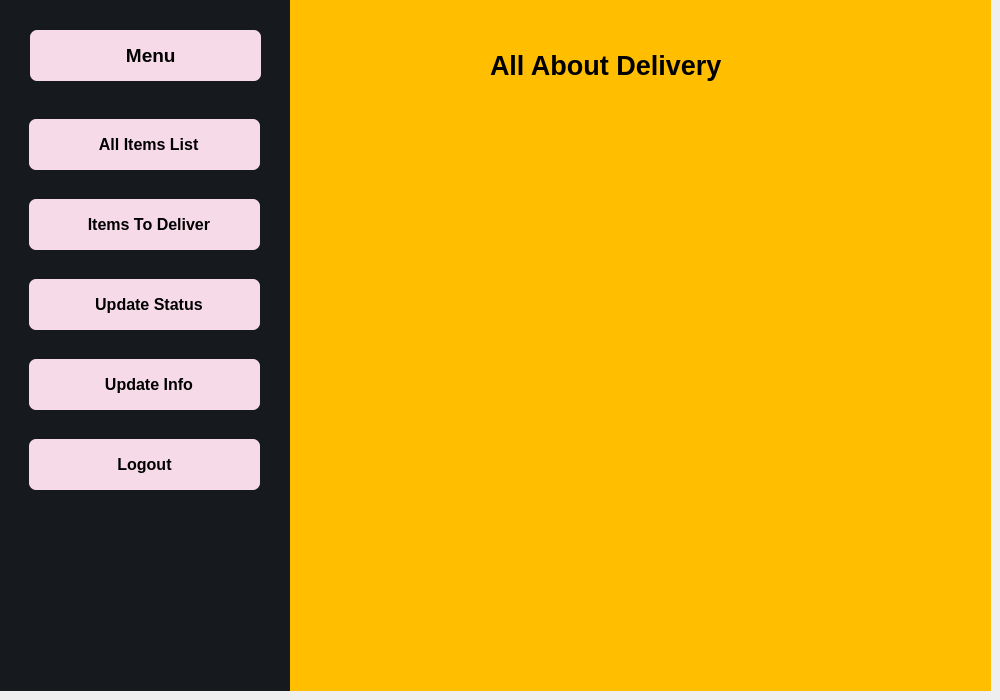
<?xml version="1.0" encoding="UTF-8"?>
<ui version="4.0">
 <class>DeliveryBoy</class>
 <widget class="QWidget" name="DeliveryBoy">
  <property name="geometry">
   <rect>
    <x>0</x>
    <y>0</y>
    <width>1000</width>
    <height>700</height>
   </rect>
  </property>
  <property name="windowTitle">
   <string>Form</string>
  </property>
  <widget class="QStackedWidget" name="DeliveryBoy_2">
   <property name="geometry">
    <rect>
     <x>-10</x>
     <y>-10</y>
     <width>1001</width>
     <height>701</height>
    </rect>
   </property>
   <property name="styleSheet">
    <string notr="true">background-color: rgb(85, 255, 0);</string>
   </property>
   <property name="currentIndex">
    <number>1</number>
   </property>
   <widget class="QWidget" name="DeliveryBoy_login">
    <property name="styleSheet">
     <string notr="true">background-color: rgb(255, 255, 127);</string>
    </property>
    <widget class="QPushButton" name="DeliveryBoy_signup_button_2">
     <property name="geometry">
      <rect>
       <x>380</x>
       <y>340</y>
       <width>151</width>
       <height>51</height>
      </rect>
     </property>
     <property name="font">
      <font>
       <pointsize>15</pointsize>
       <weight>75</weight>
       <bold>true</bold>
      </font>
     </property>
     <property name="styleSheet">
      <string notr="true">QPushButton#DeliveryBoy_signup_button{	
	background-color: qlineargradient(spread:pad, x1:0, y1:0.505682, x2:1, y2:0.477, stop:0 rgba(24, 24, 27, 219), stop:1 rgba(0, 0, 0, 226));
	color:rgba(255, 255, 255, 210);
	border-radius:5px;
}
QPushButton#DeliveryBoy_signup_button:hover{	
	background-color: qlineargradient(spread:pad, x1:0, y1:0.505682, x2:1, y2:0.477, stop:0 rgba(86, 86, 86, 219), stop:1 rgba(180, 180, 181, 226));
}
QPushButton#DeliveryBoy_signup_button:pressed{	
	padding-left:5px;
	padding-top:5px;
	background-color:rgba(105, 118, 132, 200);
}</string>
     </property>
     <property name="text">
      <string>LogIn</string>
     </property>
    </widget>
    <widget class="QLabel" name="DeliveryBoy_Heading_4">
     <property name="geometry">
      <rect>
       <x>330</x>
       <y>130</y>
       <width>271</width>
       <height>51</height>
      </rect>
     </property>
     <property name="font">
      <font>
       <pointsize>20</pointsize>
       <weight>75</weight>
       <bold>true</bold>
      </font>
     </property>
     <property name="text">
      <string>LogIn</string>
     </property>
     <property name="alignment">
      <set>Qt::AlignCenter</set>
     </property>
    </widget>
    <widget class="QLineEdit" name="DeliveryBoy_login_Input_Password">
     <property name="geometry">
      <rect>
       <x>340</x>
       <y>280</y>
       <width>251</width>
       <height>51</height>
      </rect>
     </property>
     <property name="font">
      <font>
       <pointsize>10</pointsize>
      </font>
     </property>
     <property name="styleSheet">
      <string notr="true">background-color: rgb(255, 255, 255);
border-radius: 10px</string>
     </property>
     <property name="echoMode">
      <enum>QLineEdit::Password</enum>
     </property>
     <property name="alignment">
      <set>Qt::AlignCenter</set>
     </property>
     <property name="placeholderText">
      <string>Password</string>
     </property>
    </widget>
    <widget class="QLineEdit" name="DeliveryBoy_login_Intput_UserName">
     <property name="geometry">
      <rect>
       <x>340</x>
       <y>210</y>
       <width>251</width>
       <height>51</height>
      </rect>
     </property>
     <property name="font">
      <font>
       <pointsize>10</pointsize>
      </font>
     </property>
     <property name="styleSheet">
      <string notr="true">background-color: rgb(255, 255, 255);
border-radius: 10px</string>
     </property>
     <property name="alignment">
      <set>Qt::AlignCenter</set>
     </property>
     <property name="placeholderText">
      <string>Email</string>
     </property>
    </widget>
    <widget class="QPushButton" name="BackToMenu_2">
     <property name="geometry">
      <rect>
       <x>170</x>
       <y>430</y>
       <width>93</width>
       <height>28</height>
      </rect>
     </property>
     <property name="styleSheet">
      <string notr="true">background-color: rgb(0, 0, 0);
color: rgb(255, 255, 255);</string>
     </property>
     <property name="text">
      <string>Back</string>
     </property>
    </widget>
    <widget class="QPushButton" name="DeliveryBoy_signup_button_3">
     <property name="geometry">
      <rect>
       <x>380</x>
       <y>390</y>
       <width>151</width>
       <height>51</height>
      </rect>
     </property>
     <property name="font">
      <font>
       <pointsize>15</pointsize>
       <weight>75</weight>
       <bold>true</bold>
      </font>
     </property>
     <property name="styleSheet">
      <string notr="true">QPushButton#DeliveryBoy_signup_button{	
	background-color: qlineargradient(spread:pad, x1:0, y1:0.505682, x2:1, y2:0.477, stop:0 rgba(24, 24, 27, 219), stop:1 rgba(0, 0, 0, 226));
	color:rgba(255, 255, 255, 210);
	border-radius:5px;
}
QPushButton#DeliveryBoy_signup_button:hover{	
	background-color: qlineargradient(spread:pad, x1:0, y1:0.505682, x2:1, y2:0.477, stop:0 rgba(86, 86, 86, 219), stop:1 rgba(180, 180, 181, 226));
}
QPushButton#DeliveryBoy_signup_button:pressed{	
	padding-left:5px;
	padding-top:5px;
	background-color:rgba(105, 118, 132, 200);
}</string>
     </property>
     <property name="text">
      <string>SignUp</string>
     </property>
    </widget>
   </widget>
   <widget class="QWidget" name="seller_menu">
    <widget class="QWidget" name="left_side" native="true">
     <property name="geometry">
      <rect>
       <x>0</x>
       <y>0</y>
       <width>301</width>
       <height>701</height>
      </rect>
     </property>
     <property name="styleSheet">
      <string notr="true">background-color: rgb(22, 25, 29);</string>
     </property>
     <widget class="QWidget" name="Menu" native="true">
      <property name="geometry">
       <rect>
        <x>10</x>
        <y>30</y>
        <width>271</width>
        <height>61</height>
       </rect>
      </property>
      <widget class="QPushButton" name="Menu_Button">
       <property name="geometry">
        <rect>
         <x>30</x>
         <y>10</y>
         <width>231</width>
         <height>51</height>
        </rect>
       </property>
       <property name="font">
        <font>
         <pointsize>14</pointsize>
         <weight>75</weight>
         <bold>true</bold>
        </font>
       </property>
       <property name="styleSheet">
        <string notr="true">QPushButton#Menu_Button{	
	border-radius:7px;
	background-color: rgb(246, 218, 232);
}

</string>
       </property>
       <property name="text">
        <string>  Menu</string>
       </property>
       <property name="icon">
        <iconset>
         <normaloff>../icons/home.svg</normaloff>../icons/home.svg</iconset>
       </property>
       <property name="iconSize">
        <size>
         <width>24</width>
         <height>24</height>
        </size>
       </property>
      </widget>
     </widget>
     <widget class="QWidget" name="Others" native="true">
      <property name="geometry">
       <rect>
        <x>19</x>
        <y>109</y>
        <width>261</width>
        <height>571</height>
       </rect>
      </property>
      <widget class="QPushButton" name="All_item_list">
       <property name="geometry">
        <rect>
         <x>20</x>
         <y>20</y>
         <width>231</width>
         <height>51</height>
        </rect>
       </property>
       <property name="font">
        <font>
         <pointsize>12</pointsize>
         <weight>75</weight>
         <bold>true</bold>
        </font>
       </property>
       <property name="styleSheet">
        <string notr="true">
	border-radius:7px;
background-color: rgb(246, 218, 232);
</string>
       </property>
       <property name="text">
        <string>  All Items List</string>
       </property>
       <property name="icon">
        <iconset>
         <normaloff>../icons/add-product.png</normaloff>../icons/add-product.png</iconset>
       </property>
       <property name="iconSize">
        <size>
         <width>26</width>
         <height>26</height>
        </size>
       </property>
      </widget>
      <widget class="QPushButton" name="Items_to_deliver">
       <property name="geometry">
        <rect>
         <x>20</x>
         <y>100</y>
         <width>231</width>
         <height>51</height>
        </rect>
       </property>
       <property name="font">
        <font>
         <pointsize>12</pointsize>
         <weight>75</weight>
         <bold>true</bold>
        </font>
       </property>
       <property name="styleSheet">
        <string notr="true">
	border-radius:7px;
	background-color: rgb(246, 218, 232);
</string>
       </property>
       <property name="text">
        <string>  Items To Deliver</string>
       </property>
       <property name="icon">
        <iconset>
         <normaloff>../icons/truck.svg</normaloff>../icons/truck.svg</iconset>
       </property>
       <property name="iconSize">
        <size>
         <width>24</width>
         <height>24</height>
        </size>
       </property>
      </widget>
      <widget class="QPushButton" name="Update_password">
       <property name="geometry">
        <rect>
         <x>20</x>
         <y>260</y>
         <width>231</width>
         <height>51</height>
        </rect>
       </property>
       <property name="font">
        <font>
         <pointsize>12</pointsize>
         <weight>75</weight>
         <bold>true</bold>
        </font>
       </property>
       <property name="styleSheet">
        <string notr="true">QPushButton#Update_password{	
	border-radius: 7px;
	background-color: rgb(246, 218, 232);
}</string>
       </property>
       <property name="text">
        <string>  Update Info</string>
       </property>
       <property name="icon">
        <iconset>
         <normaloff>../icons/settings.svg</normaloff>../icons/settings.svg</iconset>
       </property>
       <property name="iconSize">
        <size>
         <width>24</width>
         <height>24</height>
        </size>
       </property>
      </widget>
      <widget class="QPushButton" name="Items_to_deliver_2">
       <property name="geometry">
        <rect>
         <x>20</x>
         <y>180</y>
         <width>231</width>
         <height>51</height>
        </rect>
       </property>
       <property name="font">
        <font>
         <pointsize>12</pointsize>
         <weight>75</weight>
         <bold>true</bold>
        </font>
       </property>
       <property name="styleSheet">
        <string notr="true">	
	border-radius:7px;
	background-color: rgb(246, 218, 232);</string>
       </property>
       <property name="text">
        <string>  Update Status</string>
       </property>
       <property name="icon">
        <iconset>
         <normaloff>../icons/changes.png</normaloff>../icons/changes.png</iconset>
       </property>
       <property name="iconSize">
        <size>
         <width>30</width>
         <height>30</height>
        </size>
       </property>
      </widget>
      <widget class="QPushButton" name="Update_password_2">
       <property name="geometry">
        <rect>
         <x>20</x>
         <y>340</y>
         <width>231</width>
         <height>51</height>
        </rect>
       </property>
       <property name="font">
        <font>
         <pointsize>12</pointsize>
         <weight>75</weight>
         <bold>true</bold>
        </font>
       </property>
       <property name="styleSheet">
        <string notr="true">
	border-radius: 7px;
	background-color: rgb(246, 218, 232);
</string>
       </property>
       <property name="text">
        <string>Logout</string>
       </property>
       <property name="iconSize">
        <size>
         <width>24</width>
         <height>24</height>
        </size>
       </property>
      </widget>
     </widget>
    </widget>
    <widget class="QStackedWidget" name="Delivery_Boy_Menu">
     <property name="geometry">
      <rect>
       <x>300</x>
       <y>10</y>
       <width>701</width>
       <height>691</height>
      </rect>
     </property>
     <property name="styleSheet">
      <string notr="true">color: rgb(0,0,0);
background-color: rgb(255, 191, 0);</string>
     </property>
     <widget class="QWidget" name="del_main_menu">
      <widget class="QLabel" name="del_menu_heading">
       <property name="geometry">
        <rect>
         <x>200</x>
         <y>30</y>
         <width>381</width>
         <height>71</height>
        </rect>
       </property>
       <property name="font">
        <font>
         <pointsize>20</pointsize>
         <weight>75</weight>
         <bold>true</bold>
        </font>
       </property>
       <property name="text">
        <string>All About Delivery</string>
       </property>
      </widget>
     </widget>
     <widget class="QWidget" name="del_all_item_list">
      <widget class="QLabel" name="del_all_items_list_heading">
       <property name="geometry">
        <rect>
         <x>120</x>
         <y>20</y>
         <width>441</width>
         <height>61</height>
        </rect>
       </property>
       <property name="font">
        <font>
         <pointsize>20</pointsize>
         <weight>75</weight>
         <bold>true</bold>
        </font>
       </property>
       <property name="text">
        <string>All Items List</string>
       </property>
       <property name="alignment">
        <set>Qt::AlignCenter</set>
       </property>
      </widget>
     </widget>
     <widget class="QWidget" name="del_items_to_deliver">
      <widget class="QLabel" name="del_items_left_to_deliver">
       <property name="geometry">
        <rect>
         <x>110</x>
         <y>10</y>
         <width>481</width>
         <height>91</height>
        </rect>
       </property>
       <property name="font">
        <font>
         <pointsize>20</pointsize>
         <weight>75</weight>
         <bold>true</bold>
        </font>
       </property>
       <property name="text">
        <string>Pending Delivery</string>
       </property>
       <property name="alignment">
        <set>Qt::AlignCenter</set>
       </property>
      </widget>
     </widget>
     <widget class="QWidget" name="del_update_status">
      <widget class="QPushButton" name="del_update_status_button">
       <property name="geometry">
        <rect>
         <x>280</x>
         <y>290</y>
         <width>141</width>
         <height>51</height>
        </rect>
       </property>
       <property name="font">
        <font>
         <pointsize>12</pointsize>
         <weight>75</weight>
         <bold>true</bold>
        </font>
       </property>
       <property name="styleSheet">
        <string notr="true">border-radius: 7px;
	background-color: rgb(246, 218, 232);</string>
       </property>
       <property name="text">
        <string>Update</string>
       </property>
      </widget>
      <widget class="QLineEdit" name="del_product_name_input">
       <property name="geometry">
        <rect>
         <x>300</x>
         <y>170</y>
         <width>351</width>
         <height>51</height>
        </rect>
       </property>
       <property name="font">
        <font>
         <pointsize>12</pointsize>
        </font>
       </property>
       <property name="styleSheet">
        <string notr="true">background-color: rgb(255, 255, 255);</string>
       </property>
       <property name="alignment">
        <set>Qt::AlignCenter</set>
       </property>
       <property name="placeholderText">
        <string>Product Name</string>
       </property>
      </widget>
      <widget class="QLabel" name="Enter_product_name">
       <property name="geometry">
        <rect>
         <x>40</x>
         <y>170</y>
         <width>251</width>
         <height>41</height>
        </rect>
       </property>
       <property name="font">
        <font>
         <pointsize>14</pointsize>
         <weight>75</weight>
         <bold>true</bold>
        </font>
       </property>
       <property name="text">
        <string>Enter Product Name:</string>
       </property>
      </widget>
      <widget class="QLabel" name="seller_remove_product_heading">
       <property name="geometry">
        <rect>
         <x>30</x>
         <y>10</y>
         <width>641</width>
         <height>71</height>
        </rect>
       </property>
       <property name="font">
        <font>
         <pointsize>20</pointsize>
         <weight>75</weight>
         <bold>true</bold>
        </font>
       </property>
       <property name="text">
        <string>Update Product Status</string>
       </property>
       <property name="alignment">
        <set>Qt::AlignCenter</set>
       </property>
      </widget>
     </widget>
     <widget class="QWidget" name="del_update_info">
      <widget class="QLabel" name="Update_Info_Heading">
       <property name="geometry">
        <rect>
         <x>70</x>
         <y>30</y>
         <width>561</width>
         <height>61</height>
        </rect>
       </property>
       <property name="font">
        <font>
         <pointsize>20</pointsize>
         <weight>75</weight>
         <bold>true</bold>
        </font>
       </property>
       <property name="text">
        <string>Delivery Boy Information</string>
       </property>
       <property name="alignment">
        <set>Qt::AlignCenter</set>
       </property>
      </widget>
      <widget class="QLineEdit" name="del_address_update_input">
       <property name="geometry">
        <rect>
         <x>190</x>
         <y>450</y>
         <width>321</width>
         <height>31</height>
        </rect>
       </property>
       <property name="styleSheet">
        <string notr="true">background-color: rgb(255, 255, 255);</string>
       </property>
      </widget>
      <widget class="QLabel" name="update_name">
       <property name="geometry">
        <rect>
         <x>50</x>
         <y>110</y>
         <width>81</width>
         <height>31</height>
        </rect>
       </property>
       <property name="font">
        <font>
         <pointsize>12</pointsize>
         <weight>50</weight>
         <bold>false</bold>
        </font>
       </property>
       <property name="text">
        <string>Name:</string>
       </property>
      </widget>
      <widget class="QLabel" name="update_pass_heading">
       <property name="geometry">
        <rect>
         <x>80</x>
         <y>560</y>
         <width>111</width>
         <height>16</height>
        </rect>
       </property>
       <property name="font">
        <font>
         <pointsize>12</pointsize>
         <weight>75</weight>
         <bold>true</bold>
        </font>
       </property>
       <property name="text">
        <string>Password</string>
       </property>
      </widget>
      <widget class="QLineEdit" name="del_show_password">
       <property name="geometry">
        <rect>
         <x>160</x>
         <y>310</y>
         <width>281</width>
         <height>31</height>
        </rect>
       </property>
       <property name="styleSheet">
        <string notr="true">background-color: rgb(255, 255, 255);</string>
       </property>
      </widget>
      <widget class="QLineEdit" name="del_show_email">
       <property name="geometry">
        <rect>
         <x>160</x>
         <y>160</y>
         <width>281</width>
         <height>31</height>
        </rect>
       </property>
       <property name="styleSheet">
        <string notr="true">background-color: rgb(255, 255, 255);</string>
       </property>
      </widget>
      <widget class="QLabel" name="phone_update">
       <property name="geometry">
        <rect>
         <x>80</x>
         <y>510</y>
         <width>111</width>
         <height>16</height>
        </rect>
       </property>
       <property name="font">
        <font>
         <pointsize>12</pointsize>
         <weight>75</weight>
         <bold>true</bold>
        </font>
       </property>
       <property name="text">
        <string>Phone</string>
       </property>
      </widget>
      <widget class="QLabel" name="update_phone">
       <property name="geometry">
        <rect>
         <x>50</x>
         <y>260</y>
         <width>81</width>
         <height>31</height>
        </rect>
       </property>
       <property name="font">
        <font>
         <pointsize>12</pointsize>
         <weight>50</weight>
         <bold>false</bold>
        </font>
       </property>
       <property name="text">
        <string>Phone:</string>
       </property>
      </widget>
      <widget class="QLabel" name="update_address">
       <property name="geometry">
        <rect>
         <x>50</x>
         <y>210</y>
         <width>81</width>
         <height>31</height>
        </rect>
       </property>
       <property name="font">
        <font>
         <pointsize>12</pointsize>
         <weight>50</weight>
         <bold>false</bold>
        </font>
       </property>
       <property name="text">
        <string>Address:</string>
       </property>
      </widget>
      <widget class="QLineEdit" name="del_show_phone">
       <property name="geometry">
        <rect>
         <x>160</x>
         <y>260</y>
         <width>281</width>
         <height>31</height>
        </rect>
       </property>
       <property name="styleSheet">
        <string notr="true">background-color: rgb(255, 255, 255);</string>
       </property>
      </widget>
      <widget class="QLineEdit" name="del_show_address">
       <property name="geometry">
        <rect>
         <x>160</x>
         <y>210</y>
         <width>281</width>
         <height>31</height>
        </rect>
       </property>
       <property name="styleSheet">
        <string notr="true">background-color: rgb(255, 255, 255);</string>
       </property>
      </widget>
      <widget class="QPushButton" name="del_Update_Info_Button">
       <property name="geometry">
        <rect>
         <x>260</x>
         <y>610</y>
         <width>181</width>
         <height>51</height>
        </rect>
       </property>
       <property name="font">
        <font>
         <pointsize>12</pointsize>
         <weight>75</weight>
         <bold>true</bold>
        </font>
       </property>
       <property name="styleSheet">
        <string notr="true">	border-radius: 7px;
	background-color: rgb(246, 218, 232);</string>
       </property>
       <property name="text">
        <string>Update</string>
       </property>
      </widget>
      <widget class="QLineEdit" name="del_password_update_input">
       <property name="geometry">
        <rect>
         <x>190</x>
         <y>550</y>
         <width>321</width>
         <height>31</height>
        </rect>
       </property>
       <property name="styleSheet">
        <string notr="true">background-color: rgb(255, 255, 255);</string>
       </property>
      </widget>
      <widget class="QLabel" name="update_password">
       <property name="geometry">
        <rect>
         <x>50</x>
         <y>310</y>
         <width>111</width>
         <height>31</height>
        </rect>
       </property>
       <property name="font">
        <font>
         <pointsize>12</pointsize>
         <weight>50</weight>
         <bold>false</bold>
        </font>
       </property>
       <property name="text">
        <string>Password:</string>
       </property>
      </widget>
      <widget class="QLineEdit" name="del_show_username">
       <property name="geometry">
        <rect>
         <x>160</x>
         <y>110</y>
         <width>281</width>
         <height>31</height>
        </rect>
       </property>
       <property name="styleSheet">
        <string notr="true">background-color: rgb(255, 255, 255);</string>
       </property>
      </widget>
      <widget class="QLineEdit" name="del_phone_update_input">
       <property name="geometry">
        <rect>
         <x>190</x>
         <y>500</y>
         <width>321</width>
         <height>31</height>
        </rect>
       </property>
       <property name="styleSheet">
        <string notr="true">background-color: rgb(255, 255, 255);</string>
       </property>
      </widget>
      <widget class="QLabel" name="update_email">
       <property name="geometry">
        <rect>
         <x>50</x>
         <y>160</y>
         <width>81</width>
         <height>31</height>
        </rect>
       </property>
       <property name="font">
        <font>
         <pointsize>12</pointsize>
         <weight>50</weight>
         <bold>false</bold>
        </font>
       </property>
       <property name="text">
        <string>Email:</string>
       </property>
      </widget>
      <widget class="QLabel" name="Update_info_heading">
       <property name="geometry">
        <rect>
         <x>210</x>
         <y>400</y>
         <width>341</width>
         <height>31</height>
        </rect>
       </property>
       <property name="font">
        <font>
         <pointsize>16</pointsize>
         <weight>75</weight>
         <bold>true</bold>
        </font>
       </property>
       <property name="text">
        <string>Update Information</string>
       </property>
      </widget>
      <widget class="QLabel" name="address_update_heading">
       <property name="geometry">
        <rect>
         <x>80</x>
         <y>460</y>
         <width>111</width>
         <height>16</height>
        </rect>
       </property>
       <property name="font">
        <font>
         <pointsize>12</pointsize>
         <weight>75</weight>
         <bold>true</bold>
        </font>
       </property>
       <property name="text">
        <string>Address:</string>
       </property>
      </widget>
     </widget>
     <widget class="QWidget" name="del_logout"/>
    </widget>
   </widget>
   <widget class="QWidget" name="SignUp_page">
    <property name="styleSheet">
     <string notr="true">background-color: rgb(255, 255, 127);</string>
    </property>
    <widget class="QLineEdit" name="DeliveryBoy_signup_Intput_UserName">
     <property name="geometry">
      <rect>
       <x>400</x>
       <y>240</y>
       <width>251</width>
       <height>51</height>
      </rect>
     </property>
     <property name="font">
      <font>
       <pointsize>10</pointsize>
      </font>
     </property>
     <property name="styleSheet">
      <string notr="true">background-color: rgb(255, 255, 255);
border-radius: 10px</string>
     </property>
     <property name="alignment">
      <set>Qt::AlignCenter</set>
     </property>
     <property name="placeholderText">
      <string>Name</string>
     </property>
    </widget>
    <widget class="QPushButton" name="DeliveryBoy_signup_button">
     <property name="geometry">
      <rect>
       <x>440</x>
       <y>580</y>
       <width>151</width>
       <height>51</height>
      </rect>
     </property>
     <property name="font">
      <font>
       <pointsize>15</pointsize>
       <weight>75</weight>
       <bold>true</bold>
      </font>
     </property>
     <property name="styleSheet">
      <string notr="true">QPushButton#DeliveryBoy_signup_button{	
	background-color: qlineargradient(spread:pad, x1:0, y1:0.505682, x2:1, y2:0.477, stop:0 rgba(24, 24, 27, 219), stop:1 rgba(0, 0, 0, 226));
	color:rgba(255, 255, 255, 210);
	border-radius:5px;
}
QPushButton#DeliveryBoy_signup_button:hover{	
	background-color: qlineargradient(spread:pad, x1:0, y1:0.505682, x2:1, y2:0.477, stop:0 rgba(86, 86, 86, 219), stop:1 rgba(180, 180, 181, 226));
}
QPushButton#DeliveryBoy_signup_button:pressed{	
	padding-left:5px;
	padding-top:5px;
	background-color:rgba(105, 118, 132, 200);
}</string>
     </property>
     <property name="text">
      <string>SignUp</string>
     </property>
    </widget>
    <widget class="QLineEdit" name="DeliveryBoy_signup_Input_password">
     <property name="geometry">
      <rect>
       <x>400</x>
       <y>520</y>
       <width>251</width>
       <height>51</height>
      </rect>
     </property>
     <property name="font">
      <font>
       <pointsize>10</pointsize>
      </font>
     </property>
     <property name="styleSheet">
      <string notr="true">background-color: rgb(255, 255, 255);
border-radius: 10px</string>
     </property>
     <property name="echoMode">
      <enum>QLineEdit::Password</enum>
     </property>
     <property name="alignment">
      <set>Qt::AlignCenter</set>
     </property>
     <property name="placeholderText">
      <string>Password</string>
     </property>
    </widget>
    <widget class="QLabel" name="DeliveryBoy_Heading_3">
     <property name="geometry">
      <rect>
       <x>390</x>
       <y>160</y>
       <width>271</width>
       <height>51</height>
      </rect>
     </property>
     <property name="font">
      <font>
       <pointsize>20</pointsize>
       <weight>75</weight>
       <bold>true</bold>
      </font>
     </property>
     <property name="text">
      <string>Delivery Boy SignUp</string>
     </property>
     <property name="alignment">
      <set>Qt::AlignCenter</set>
     </property>
    </widget>
    <widget class="QLineEdit" name="DeliveryBoy_signup_Intput_email">
     <property name="geometry">
      <rect>
       <x>400</x>
       <y>310</y>
       <width>251</width>
       <height>51</height>
      </rect>
     </property>
     <property name="font">
      <font>
       <pointsize>10</pointsize>
      </font>
     </property>
     <property name="styleSheet">
      <string notr="true">background-color: rgb(255, 255, 255);
border-radius: 10px</string>
     </property>
     <property name="alignment">
      <set>Qt::AlignCenter</set>
     </property>
     <property name="placeholderText">
      <string>Email</string>
     </property>
    </widget>
    <widget class="QLineEdit" name="DeliveryBoy_signup_Intput_address">
     <property name="geometry">
      <rect>
       <x>400</x>
       <y>380</y>
       <width>251</width>
       <height>51</height>
      </rect>
     </property>
     <property name="font">
      <font>
       <pointsize>10</pointsize>
      </font>
     </property>
     <property name="styleSheet">
      <string notr="true">background-color: rgb(255, 255, 255);
border-radius: 10px</string>
     </property>
     <property name="alignment">
      <set>Qt::AlignCenter</set>
     </property>
     <property name="placeholderText">
      <string>Address</string>
     </property>
    </widget>
    <widget class="QLineEdit" name="DeliveryBoy_signu_Intput_contact">
     <property name="geometry">
      <rect>
       <x>400</x>
       <y>450</y>
       <width>251</width>
       <height>51</height>
      </rect>
     </property>
     <property name="font">
      <font>
       <pointsize>10</pointsize>
      </font>
     </property>
     <property name="styleSheet">
      <string notr="true">background-color: rgb(255, 255, 255);
border-radius: 10px</string>
     </property>
     <property name="alignment">
      <set>Qt::AlignCenter</set>
     </property>
     <property name="placeholderText">
      <string>Contact</string>
     </property>
    </widget>
    <widget class="QPushButton" name="BackToMenu_3">
     <property name="geometry">
      <rect>
       <x>120</x>
       <y>650</y>
       <width>93</width>
       <height>28</height>
      </rect>
     </property>
     <property name="styleSheet">
      <string notr="true">background-color: rgb(0, 0, 0);
color: rgb(255, 255, 255);</string>
     </property>
     <property name="text">
      <string>Back</string>
     </property>
    </widget>
   </widget>
   <widget class="QWidget" name="page_error">
    <property name="styleSheet">
     <string notr="true">background-color: rgb(255, 170, 0);</string>
    </property>
   </widget>
  </widget>
 </widget>
 <resources/>
 <connections/>
</ui>
